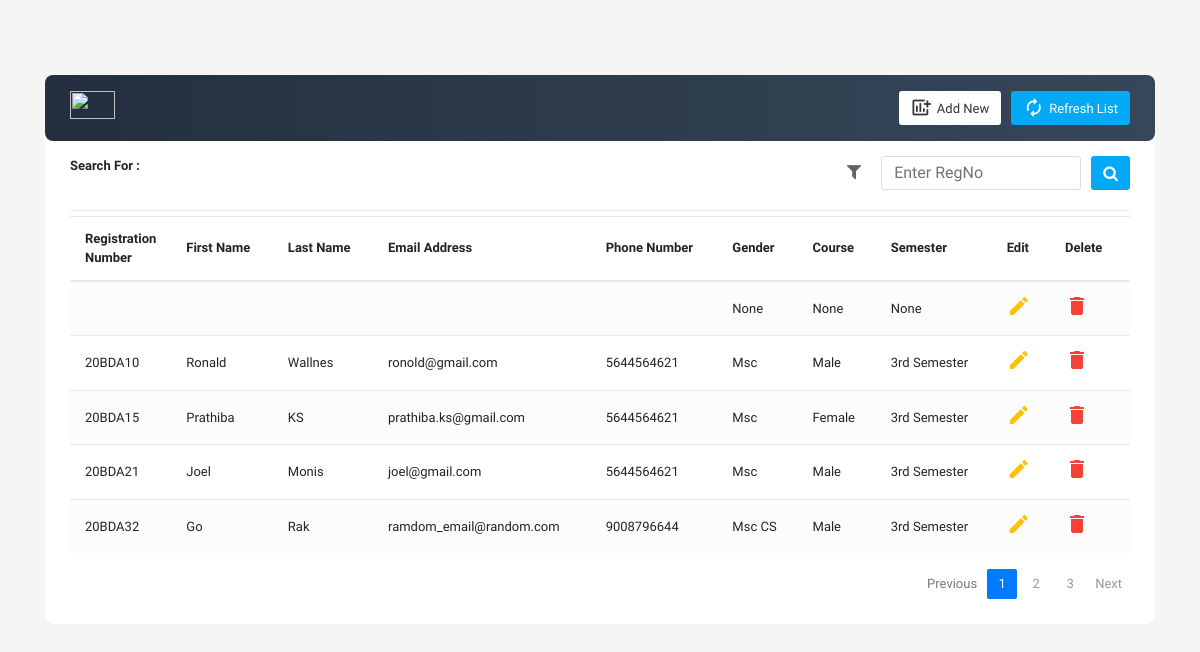
Screenshot of /table with the database file from the repository.
### bookmanager.py (models this page shows, shortened)
class Book(db.Model):
    title = db.Column(db.String(80), primary_key=True)
    lastname = db.Column(db.String(50))
    email = db.Column(db.String(15))
    phno = db.Column(db.Integer)
    gender = db.Column(db.String(50))
    course = db.Column(db.String(80))
    regno = db.Column(db.String(80))
    sem = db.Column(db.String(80))

### bookmanager.py (the view)
@app.route('/table', methods=['GET', 'POST'], defaults={"page": 1})
@app.route('/<int:page>', methods=['GET', 'POST'])
def table(page):
    page = page
    pages = 5
    books = Book.query.order_by(Book.regno.asc()).paginate(page,pages,error_out=False)  #desc()
    if request.method == 'POST' and 'tag' in request.form:
       tag = request.form["tag"]
       search = "%{}%".format(tag)
       books = Book.query.filter(Book.regno.like(search)).paginate(per_page=pages, error_out=False)
       return render_template('Table.html', books=books, tag=tag)
    return render_template('Table.html', books=books)

### templates/Table.html (shortened to what this page needs)
<!DOCTYPE html>
<html lang="en">
<head>
<link rel="stylesheet" href="https://stackpath.bootstrapcdn.com/bootstrap/4.5.0/css/bootstrap.min.css">
<link rel="stylesheet" href="https://maxcdn.bootstrapcdn.com/font-awesome/4.7.0/css/font-awesome.min.css">
</head>
<body>
<div class="container-xl">
    <div class="table-responsive">
        <div class="table-wrapper">
            <div class="table-title">
                <div class="row">
                    <div class="col-sm-4">
                        <img src="https://mti.com/wp-content/uploads/2021/04/Amazon-Web-Services-Logo-White.png" alt="" width="45" height="28" />
                    </div>
                    <div class="col-sm-8">
                        <a href="/table" class="btn btn-primary"><i class="material-icons">&#xE863;</i> <span>Refresh List</span></a>
                        <a href="/register" class="btn btn-secondary"><i class="material-icons">&#xe97b;</i> <span>Add New</span></a>
                    </div>
                </div>
            </div>
            <div class="table-filter">
                <div class="row">
                    <div class="col-sm-3">
                        <div class="show-entries">
							<strong>Search For : {{ tag}}</strong>
							<br></br>
                        </div>
                    </div>
                    <div class="col-sm-9">
						<form action="/table" method="post" autocomplete="off">
							<div class="filter-group">
								<input type="text" class="form-control" name="tag" id="tag"  placeholder="Enter RegNo"/>
								<button type="submit" value="Search" class="btn btn-primary"><i class="fa fa-search" name=""></i></button>
							</div>
						</form>
                        <span class="filter-icon"><i class="fa fa-filter"></i></span>
                    </div>
                </div>
            </div>
            <table class="table table-striped table-hover">
                <thead>
                    <tr>
                        <th>Registration Number</th>
                        <th>First Name</th>
                        <th>Last Name</th>
                        <th>Email Address</th>
                        <th>Phone Number</th>
                        <th>Gender</th>
                        <th>Course</th>
						<th>Semester</th>
						<th>Edit</th>
						<th>Delete</th>
                    </tr>
                </thead>
                <tbody>
					{% for book in books.items %}
					<tr>
								  <td>{{ book.regno}}</td>
								  <td>{{ book.title}}</td>
								  <td>{{ book.lastname}}</td>
								  <td>{{ book.email}}</td>
								  <td>{{ book.phno}}</td>
								  <td>{{ book.course}}</td>
								  <td>{{ book.gender}}</td>
								  <td>{{ book.sem}}</td>
								  <td>
									<a href="#editEmployeeModal" class="edit" data-toggle="modal"><i class="material-icons" data-toggle="tooltip" title="Edit">&#xE254;</i></a>
								</td>
								<td>
									<a href="#deleteEmployeeModal" class="delete" data-toggle="modal"><i class="material-icons" data-toggle="tooltip" title="Delete">&#xE872;</i></a>
								</td>
							</tr>
					{% endfor %}
                </tbody>
            </table>
			<nav aria-label="Page navigation example">
			<div class="clearfix">
                <ul class="pagination">
                    {% if books.has_prev %}
                      <li class="page-item"> <a class="page-link" href="{{ url_for('table', page=books.prev_num) }}">Previous</a></li>
                    {% else %}
                      <li class="page-item"><a class="page-link btn disabled" href="#">Previous</a></li>
                    {% endif %}
     {% for page in books.iter_pages(left_edge=3, right_edge=3) %}
     {% if page %}
      {% if page==books.page %}
       <li class="page-item active"><a class="page-link" href="{{ url_for('table', page=page) }}">{{ page }}</a></li>
      {% else %}
       <li class="page-item"><a class="page-link" href="{{ url_for('table', page=page) }}">{{ page }}</a></li>
      {% endif %}
     {% else %}
      <li class="page-item disabled" id="example_ellipsis"><a href="#" class="page-link">…</a></li>
     {% endif %}
     {% endfor %}
                    {% if books.has_next %}
                      <li class="page-item"> <a class="page-link" href="{{ url_for('index', page=books.next_num) }}">Next</a></li>
                    {% else %}
                      <li class="page-item"><a class="page-link btn disabled" href="#">Next</a></li>
                    {% endif %}
                </ul>
				</div>
    </nav>
        </div>
    </div>
</div>
</body>
</html>

### templates/Table.html (style rules this page uses)
body { background: #f5f5f5; font-family: 'Varela Round', sans-serif; font-size: 13px; }
.table-responsive { margin: 75px 0; color: -webkit-linear-gradient(left, #232F3E, #37475A); }
.table-wrapper { min-width: 1000px; background: #fff; padding: 20px 25px; border-radius: 8px; box-shadow: 0 1px 1px rgba(0,0,0,.05); }
.table-wrapper .btn { float: right; color: #333; background-color: #fff; border-radius: 3px; border: none; outline: none !important; margin-left: 10px; }
.table-wrapper .btn.btn-primary { color: #fff; background: #03A9F4; }
.table-title .btn { font-size: 13px; border: none; }
.table-title .btn i { float: left; font-size: 21px; margin-right: 5px; }
.table-title .btn span { float: left; margin-top: 2px; }
.table-title { color: #fff; background: -webkit-linear-gradient(left, #232F3E, #37475A); padding: 16px 25px; margin: -20px -25px 10px; border-radius: 8px 8px 8px 8px; }
.table-filter .filter-group { float: right; margin-left: 15px; }
.table-filter input, .table-filter select { height: 34px; border-radius: 3px; border-color: #ddd; box-shadow: none; }
.table-filter { padding: 5px 0 15px; border-bottom: 1px solid #e9e9e9; margin-bottom: 5px; }
.table-filter .btn { height: 34px; }
.table-filter select, .table-filter input { display: inline-block; margin-left: 5px; }
.table-filter input { width: 200px; display: inline-block; }
.filter-icon { float: right; margin-top: 7px; }
.filter-icon i { font-size: 18px; opacity: 0.7; }
table.table tr th, table.table tr td { border-color: #e9e9e9; padding: 12px 15px; vertical-align: middle; }
table.table tr th:first-child { width: 60px; }
table.table tr th:last-child { width: 80px; }
table.table-striped tbody tr:nth-of-type(odd) { background-color: #fcfcfc; }
table.table td a { font-weight: bold; color: #566787; display: inline-block; text-decoration: none; }
.pagination { float: right; margin: 0 0 5px; }
.pagination li a { border: none; font-size: 13px; min-width: 30px; min-height: 30px; color: #999; margin: 0 2px; line-height: 30px; border-radius: 2px !important; text-align: center; padding: 0 6px; }
.pagination li.active a { background: #03A9F4; }
table.table td a.edit { color: #FFC107; }
table.table td a.delete { color: #F44336; }

### rows the page displays
Book: regno "20BDA10", title "Ronald", lastname "Wallnes", email "ronold@gmail.com", phno "5644564621", course "Msc", gender "Male", sem "3rd Semester"
Book: regno "20BDA15", title "Prathiba", lastname "KS", email "prathiba.ks@gmail.com", phno "5644564621", course "Msc", gender "Female", sem "3rd Semester"
Book: regno "20BDA21", title "Joel", lastname "Monis", email "joel@gmail.com", phno "5644564621", course "Msc", gender "Male", sem "3rd Semester"
Book: regno "20BDA32", title "Go", lastname "Rak", email "ramdom_email@random.com", phno "9008796644", course "Msc CS", gender "Male", sem "3rd Semester"

### other values shown
{{ book.course }} "None"
{{ book.gender }} "None"
{{ book.sem }} "None"
{{ page }} "1"
{{ page }} "2" "3"
